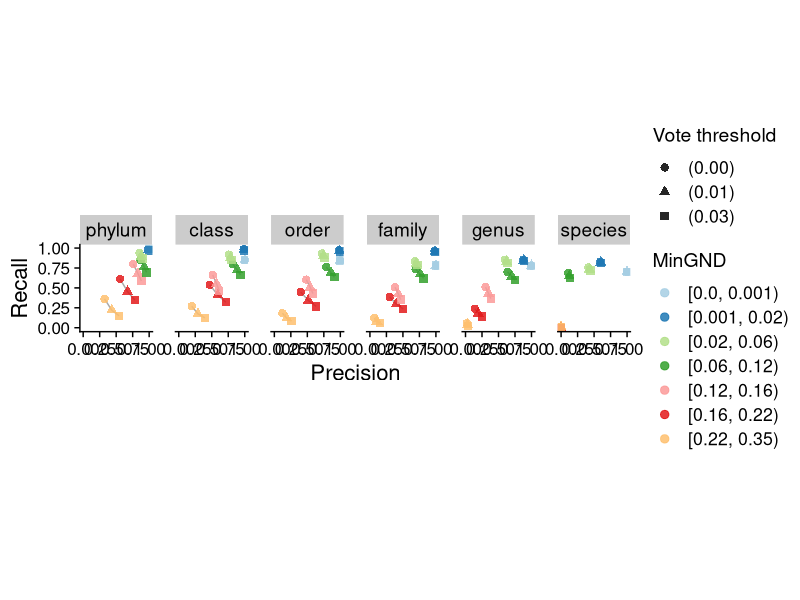

This figure's R source: (Note: this script raises an error after producing the figure.)
require(ggplot2)
require(readr)
require(cowplot)
require(dplyr)

scores_cc <- read_csv("../results/summary_scores_c.csv")
scores_cc <- scores_cc %>%
  filter(Taxonomic_Rank != "superkingdom") %>%
  mutate(Distance_to_closest = factor(Distance_to_closest, levels = unique(Distance_to_closest)))

scores_cc$Taxonomic_Rank <- factor(
  scores_cc$Taxonomic_Rank,
  levels = c("phylum", "class", "order", "family", "genus", "species")
)

ggplot(scores_cc, aes(x = Precision, y = Recall, color = Distance_to_closest, shape = Method, group = Method)) +
  facet_wrap(vars(Taxonomic_Rank)) +
  facet_wrap(vars(Taxonomic_Rank), nrow = 1) +
  geom_path(aes(group = Distance_to_closest), color = "darkgray") +
  geom_point(aes(group = Method), size = 2.5, alpha = 0.85) +
  labs(shape = "Vote threshold", colour = "MinGND", x = "Precision", y = "Recall") +
  scale_colour_brewer(palette = "Paired") +
  theme_cowplot(font_size = 16) +
  theme(legend.text = element_text(size = 12.75), legend.title = element_text(size = 14)) +
  theme(axis.text.y = element_text(size = 12.25), axis.text.x = element_text(size = 12.25)) +
  theme(aspect.ratio = 1.2, panel.spacing.x = unit(1.15, "lines"))
ggsave2("../figures/vote_threshold_comparison-2.pdf", , width = 15, height = 3.7)

ggplot(scores_cc, aes(x = Distance_to_closest, y = F1, shape = Method)) +
  facet_wrap(vars(Taxonomic_Rank), nrow = 1) +
  geom_line(aes(group = Method, linetype = Method, color = Method)) +
  geom_point(size = 1.75, alpha = 0.85, aes(shape = Method, color = Method)) +
  labs(color = "Vote threshold", shape = "Vote threshold", linetype = "Vote threshold", x = "Distance to the closest (MinGND)", y = "F1") +
  scale_colour_brewer(palette = "Set1") +
  scale_linetype_manual(values = c("22", "32", "42")) +
  theme_cowplot(font_size = 17) +
  theme(legend.text = element_text(size = 12.75), legend.title = element_text(size = 14)) +
  theme(axis.text.y = element_text(size = 12.25), axis.text.x = element_text(angle = 90, vjust = 0.5, hjust = 1, size = 12.25)) +
  theme(aspect.ratio = 1.2, panel.spacing.x = unit(1.15, "lines"))
ggsave2("../figures/vote_threshold_comparison-1.pdf", width = 12, height = 3.75)
